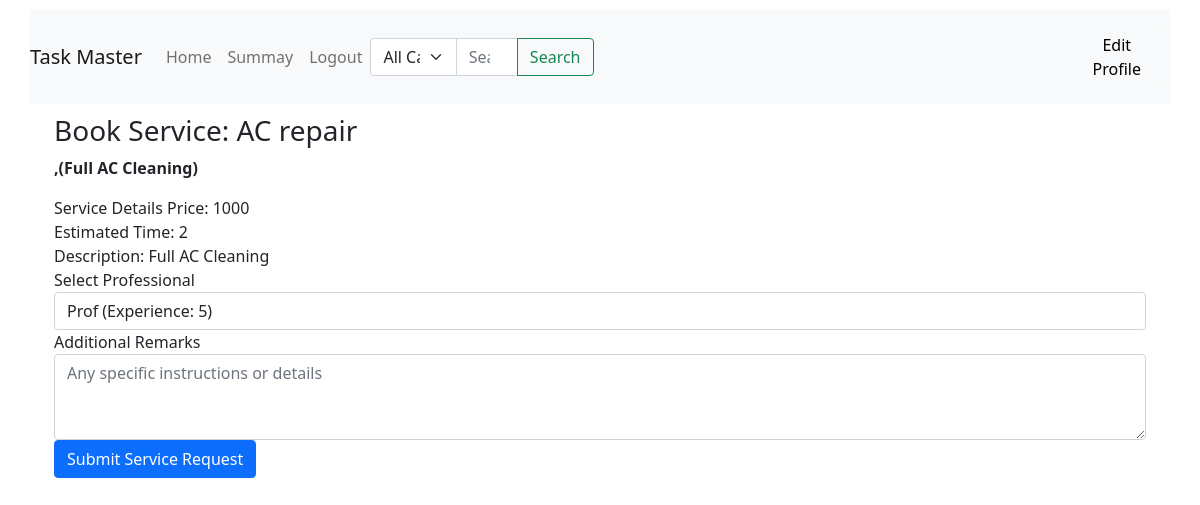
Page /costumer_dashboard/book_service/1 (signed in) on the earlier database version.
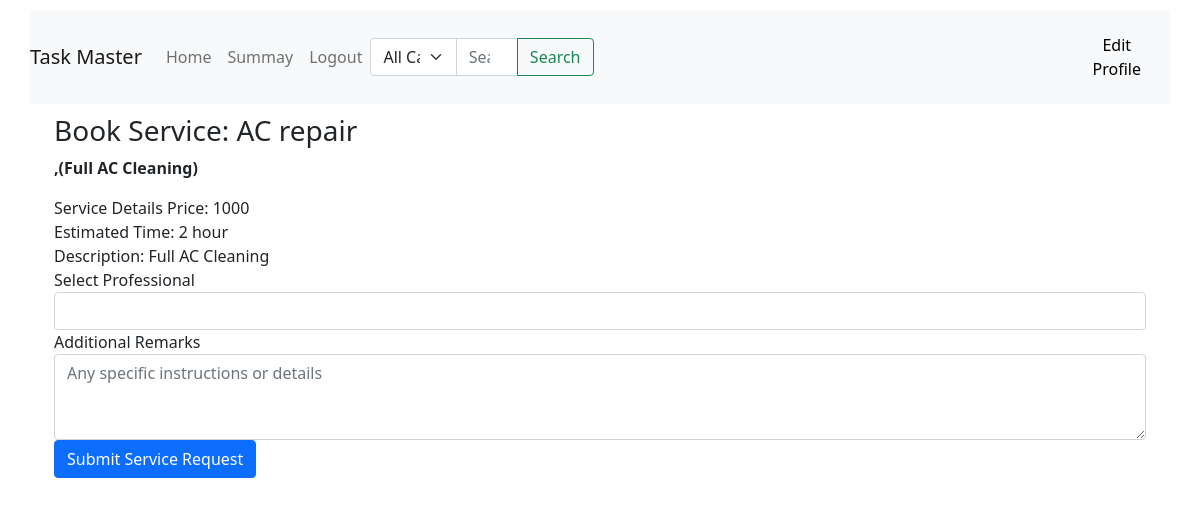
Same page on the later database version.
### backend/models.py (models this page shows)
class Service(db.Model):
    __tablename__="service"
    id=db.Column(db.Integer,primary_key=True)
    name=db.Column(db.String,nullable=False)
    price=db.Column(db.String,nullable=False)
    time_required=db.Column(db.String,nullable=False)
    Description=db.Column(db.String)
    Service_request=db.relationship("Service_request",backref="service",lazy=True)

### backend/controllers.py (the view)
@app.route('/costumer_dashboard/book_service/<int:service_id>')
def book_service(service_id):
    if 'costumer_id' not in session:
        flash('Please login first')
        return redirect(url_for('login'))
    service = Service.query.get(service_id)
    professionals = Professional.query.filter_by(service=service.name, is_approved=True, is_active=True).all()
    return render_template('/costumer/book_service.html', service=service, professionals=professionals)

### templates/costumer/book_service.html (shortened to what this page needs)
{% extends 'layout2.html' %}
{% block content %}
<div class="container">
    <h3>Book Service: {{ service.name }}</h3>
   <b><p>,({{service.Description}})</p></b>
    <form action="{{ url_for('book_service_post') }}" method="POST">
        <div class="form-group">
            <label>Service Details</label>
            <span>Price: {{ service.price }}</span><br>
            <span>Estimated Time: {{ service.time_required }}</span><br>
            <span>Description: {{ service.Description }}</span>
        </div>
        <div class="form-group">
            <label for="professional_id">Select Professional</label>
            <select name="professional_id" class="form-control" required>
                {% for professional in professionals %}
                <option value="{{ professional.id }}">
                    {{ professional.full_name }} (Experience: {{ professional.experience }})
                </option>
                {% endfor %}
            </select>
        </div>
        <div class="form-group">
            <label for="remarks">Additional Remarks</label>
            <textarea name="remarks" class="form-control" rows="3" placeholder="Any specific instructions or details"></textarea>
        </div>
        <button type="submit" class="btn btn-primary">Submit Service Request</button>
    </form>
</div>
{% endblock %}

Differences in the rows shown:
changed Service "AC repair": time_required "2" → "2 hour"
Other differences:
form field professional_id: "Prof (Experience: 5)" → (not shown)
